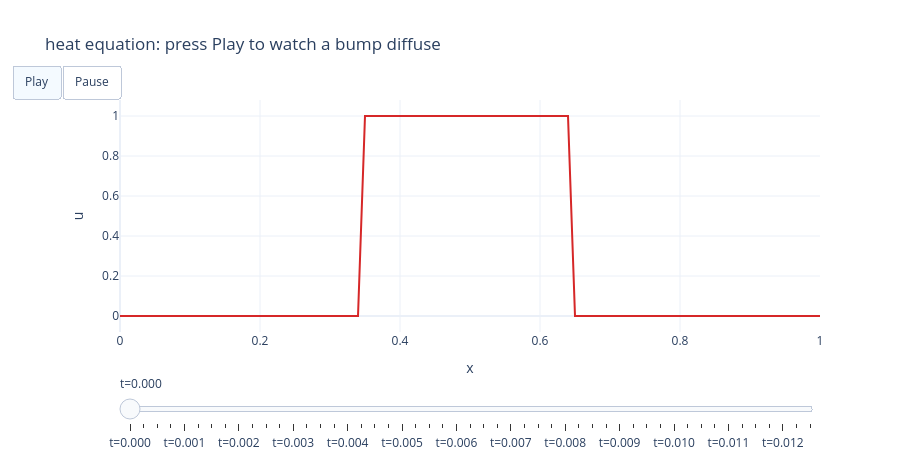

This figure's notebook cell:
### Markdown cell above
**アニメーション**(Play で再生、静的 HTML でも動く):段差がなめらかに均されていく様子を時間発展で。

### Code cell
import plotly.io as pio
from pde_book import interactive

pio.renderers.default = "plotly_mimetype+notebook_connected"
gA = grids.Grid1D(0.0, 1.0, 101)
xA, dxA = gA.x, gA.dx
UA = solvers.solve_heat_explicit(datasets.bump(xA, 0.5, 0.15), 1.0, dxA, 0.4 * dxA**2, 300)
interactive.plotly_field_evolution(xA, UA, step=6, dt=0.4 * dxA**2,
                                   title="heat equation: press Play to watch a bump diffuse").show()

### Figure 1 — Plotly figure (JSON) as saved in the notebook; plotly's stock layout.template omitted (floating-point values rounded to 4 significant figures)
{"data": [{"line": {"color": "#d62728", "width": 2}, "mode": "lines", "type": "scatter", "x": [0.0, 0.01, 0.02, 0.03, 0.04, 0.05, 0.06, 0.07, 0.08, 0.09, 0.1, 0.11, 0.12, 0.13, 0.14, 0.15, 0.16, 0.17, 0.18, 0.19, 0.2, 0.21, 0.22, 0.23, 0.24, 0.25, 0.26, 0.27, 0.28, 0.29, 0.3, 0.31, 0.32, 0.33, 0.34, 0.35, 0.36, 0.37, 0.38, 0.39, 0.4, 0.41, 0.42, 0.43, 0.44, 0.45, 0.46, 0.47, 0.48, 0.49, 0.5, 0.51, 0.52, 0.53, 0.54, 0.55, 0.56, 0.57, 0.58, 0.59, 0.6, 0.61, 0.62, 0.63, 0.64, 0.65, 0.66, 0.67, 0.68, 0.69, 0.7, 0.71, 0.72, 0.73, 0.74, 0.75, 0.76, 0.77, 0.78, 0.79, 0.8, 0.81, 0.82, 0.83, 0.84, 0.85, 0.86, 0.87, 0.88, 0.89, 0.9, 0.91, 0.92, 0.93, 0.94, 0.95, 0.96, 0.97, 0.98, 0.99, 1.0], "y": [0.0, 0.0, 0.0, 0.0, 0.0, 0.0, 0.0, 0.0, 0.0, 0.0, 0.0, 0.0, 0.0, 0.0, 0.0, 0.0, 0.0, 0.0, 0.0, 0.0, 0.0, 0.0, 0.0, 0.0, 0.0, 0.0, 0.0, 0.0, 0.0, 0.0, 0.0, 0.0, 0.0, 0.0, 0.0, 1.0, 1.0, 1.0, 1.0, 1.0, 1.0, 1.0, 1.0, 1.0, 1.0, 1.0, 1.0, 1.0, 1.0, 1.0, 1.0, 1.0, 1.0, 1.0, 1.0, 1.0, 1.0, 1.0, 1.0, 1.0, 1.0, 1.0, 1.0, 1.0, 1.0, 0.0, 0.0, 0.0, 0.0, 0.0, 0.0, 0.0, 0.0, 0.0, 0.0, 0.0, 0.0, 0.0, 0.0, 0.0, 0.0, 0.0, 0.0, 0.0, 0.0, 0.0, 0.0, 0.0, 0.0, 0.0, 0.0, 0.0, 0.0, 0.0, 0.0, 0.0, 0.0, 0.0, 0.0, 0.0, 0.0]}], "layout": {"height": 460, "sliders": [{"active": 0, "pad": {"t": 40}, "steps": [{"args": [["0"], {"frame": {"duration": 0, "redraw": true}, "mode": "immediate"}], "label": "t=0.000", "method": "animate"}, {"args": [["6"], {"frame": {"duration": 0, "redraw": true}, "mode": "immediate"}], "label": "t=0.000", "method": "animate"}, {"args": [["12"], {"frame": {"duration": 0, "redraw": true}, "mode": "immediate"}], "label": "t=0.000", "method": "animate"}, {"args": [["18"], {"frame": {"duration": 0, "redraw": true}, "mode": "immediate"}], "label": "t=0.001", "method": "animate"}, {"args": [["24"], {"frame": {"duration": 0, "redraw": true}, "mode": "immediate"}], "label": "t=0.001", "method": "animate"}, {"args": [["30"], {"frame": {"duration": 0, "redraw": true}, "mode": "immediate"}], "label": "t=0.001", "method": "animate"}, {"args": [["36"], {"frame": {"duration": 0, "redraw": true}, "mode": "immediate"}], "label": "t=0.001", "method": "animate"}, {"args": [["42"], {"frame": {"duration": 0, "redraw": true}, "mode": "immediate"}], "label": "t=0.002", "method": "animate"}, {"args": [["48"], {"frame": {"duration": 0, "redraw": true}, "mode": "immediate"}], "label": "t=0.002", "method": "animate"}, {"args": [["54"], {"frame": {"duration": 0, "redraw": true}, "mode": "immediate"}], "label": "t=0.002", "method": "animate"}, {"args": [["60"], {"frame": {"duration": 0, "redraw": true}, "mode": "immediate"}], "label": "t=0.002", "method": "animate"}, {"args": [["66"], {"frame": {"duration": 0, "redraw": true}, "mode": "immediate"}], "label": "t=0.003", "method": "animate"}, {"args": [["72"], {"frame": {"duration": 0, "redraw": true}, "mode": "immediate"}], "label": "t=0.003", "method": "animate"}, {"args": [["78"], {"frame": {"duration": 0, "redraw": true}, "mode": "immediate"}], "label": "t=0.003", "method": "animate"}, {"args": [["84"], {"frame": {"duration": 0, "redraw": true}, "mode": "immediate"}], "label": "t=0.003", "method": "animate"}, {"args": [["90"], {"frame": {"duration": 0, "redraw": true}, "mode": "immediate"}], "label": "t=0.004", "method": "animate"}, {"args": [["96"], {"frame": {"duration": 0, "redraw": true}, "mode": "immediate"}], "label": "t=0.004", "method": "animate"}, {"args": [["102"], {"frame": {"duration": 0, "redraw": true}, "mode": "immediate"}], "label": "t=0.004", "method": "animate"}, {"args": [["108"], {"frame": {"duration": 0, "redraw": true}, "mode": "immediate"}], "label": "t=0.004", "method": "animate"}, {"args": [["114"], {"frame": {"duration": 0, "redraw": true}, "mode": "immediate"}], "label": "t=0.005", "method": "animate"}, {"args": [["120"], {"frame": {"duration": 0, "redraw": true}, "mode": "immediate"}], "label": "t=0.005", "method": "animate"}, {"args": [["126"], {"frame": {"duration": 0, "redraw": true}, "mode": "immediate"}], "label": "t=0.005", "method": "animate"}, {"args": [["132"], {"frame": {"duration": 0, "redraw": true}, "mode": "immediate"}], "label": "t=0.005", "method": "animate"}, {"args": [["138"], {"frame": {"duration": 0, "redraw": true}, "mode": "immediate"}], "label": "t=0.006", "method": "animate"}, {"args": [["144"], {"frame": {"duration": 0, "redraw": true}, "mode": "immediate"}], "label": "t=0.006", "method": "animate"}, {"args": [["150"], {"frame": {"duration": 0, "redraw": true}, "mode": "immediate"}], "label": "t=0.006", "method": "animate"}, {"args": [["156"], {"frame": {"duration": 0, "redraw": true}, "mode": "immediate"}], "label": "t=0.006", "method": "animate"}, {"args": [["162"], {"frame": {"duration": 0, "redraw": true}, "mode": "immediate"}], "label": "t=0.006", "method": "animate"}, {"args": [["168"], {"frame": {"duration": 0, "redraw": true}, "mode": "immediate"}], "label": "t=0.007", "method": "animate"}, {"args": [["174"], {"frame": {"duration": 0, "redraw": true}, "mode": "immediate"}], "label": "t=0.007", "method": "animate"}, {"args": [["180"], {"frame": {"duration": 0, "redraw": true}, "mode": "immediate"}], "label": "t=0.007", "method": "animate"}, {"args": [["186"], {"frame": {"duration": 0, "redraw": true}, "mode": "immediate"}], "label": "t=0.007", "method": "animate"}, {"args": [["192"], {"frame": {"duration": 0, "redraw": true}, "mode": "immediate"}], "label": "t=0.008", "method": "animate"}, {"args": [["198"], {"frame": {"duration": 0, "redraw": true}, "mode": "immediate"}], "label": "t=0.008", "method": "animate"}, {"args": [["204"], {"frame": {"duration": 0, "redraw": true}, "mode": "immediate"}], "label": "t=0.008", "method": "animate"}, {"args": [["210"], {"frame": {"duration": 0, "redraw": true}, "mode": "immediate"}], "label": "t=0.008", "method": "animate"}, {"args": [["216"], {"frame": {"duration": 0, "redraw": true}, "mode": "immediate"}], "label": "t=0.009", "method": "animate"}, {"args": [["222"], {"frame": {"duration": 0, "redraw": true}, "mode": "immediate"}], "label": "t=0.009", "method": "animate"}, {"args": [["228"], {"frame": {"duration": 0, "redraw": true}, "mode": "immediate"}], "label": "t=0.009", "method": "animate"}, {"args": [["234"], {"frame": {"duration": 0, "redraw": true}, "mode": "immediate"}], "label": "t=0.009", "method": "animate"}, {"args": [["240"], {"frame": {"duration": 0, "redraw": true}, "mode": "immediate"}], "label": "t=0.010", "method": "animate"}, {"args": [["246"], {"frame": {"duration": 0, "redraw": true}, "mode": "immediate"}], "label": "t=0.010", "method": "animate"}, {"args": [["252"], {"frame": {"duration": 0, "redraw": true}, "mode": "immediate"}], "label": "t=0.010", "method": "animate"}, {"args": [["258"], {"frame": {"duration": 0, "redraw": true}, "mode": "immediate"}], "label": "t=0.010", "method": "animate"}, {"args": [["264"], {"frame": {"duration": 0, "redraw": true}, "mode": "immediate"}], "label": "t=0.011", "method": "animate"}, {"args": [["270"], {"frame": {"duration": 0, "redraw": true}, "mode": "immediate"}], "label": "t=0.011", "method": "animate"}, {"args": [["276"], {"frame": {"duration": 0, "redraw": true}, "mode": "immediate"}], "label": "t=0.011", "method": "animate"}, {"args": [["282"], {"frame": {"duration": 0, "redraw": true}, "mode": "immediate"}], "label": "t=0.011", "method": "animate"}, {"args": [["288"], {"frame": {"duration": 0, "redraw": true}, "mode": "immediate"}], "label": "t=0.012", "method": "animate"}, {"args": [["294"], {"frame": {"duration": 0, "redraw": true}, "mode": "immediate"}], "label": "t=0.012", "method": "animate"}, {"args": [["300"], {"frame": {"duration": 0, "redraw": true}, "mode": "immediate"}], "label": "t=0.012", "method": "animate"}]}], "title": {"text": "heat equation: press Play to watch a bump diffuse"}, "updatemenus": [{"buttons": [{"args": [null, {"frame": {"duration": 40, "redraw": true}, "fromcurrent": true}], "label": "Play", "method": "animate"}, {"args": [[null], {"frame": {"duration": 0}, "mode": "immediate"}], "label": "Pause", "method": "animate"}], "direction": "left", "type": "buttons", "x": 0.0, "y": 1.15}], "xaxis": {"title": {"text": "x"}}, "yaxis": {"range": [-0.08, 1.08], "title": {"text": "u"}}}}
